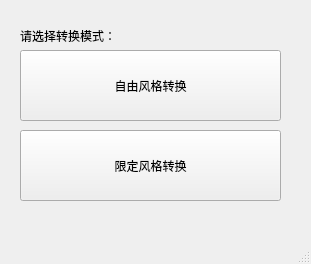
<?xml version="1.0" encoding="UTF-8"?>
<ui version="4.0">
 <class>MainWindow</class>
 <widget class="QMainWindow" name="MainWindow">
  <property name="geometry">
   <rect>
    <x>0</x>
    <y>0</y>
    <width>311</width>
    <height>264</height>
   </rect>
  </property>
  <property name="windowTitle">
   <string>语音风格转换器</string>
  </property>
  <widget class="QWidget" name="centralwidget">
   <widget class="QPushButton" name="fTransBtn">
    <property name="geometry">
     <rect>
      <x>20</x>
      <y>50</y>
      <width>261</width>
      <height>71</height>
     </rect>
    </property>
    <property name="text">
     <string>自由风格转换</string>
    </property>
   </widget>
   <widget class="QPushButton" name="rTransBtn">
    <property name="geometry">
     <rect>
      <x>20</x>
      <y>130</y>
      <width>261</width>
      <height>71</height>
     </rect>
    </property>
    <property name="text">
     <string>限定风格转换</string>
    </property>
   </widget>
   <widget class="QLabel" name="label">
    <property name="geometry">
     <rect>
      <x>20</x>
      <y>20</y>
      <width>121</width>
      <height>31</height>
     </rect>
    </property>
    <property name="text">
     <string>请选择转换模式：</string>
    </property>
   </widget>
  </widget>
  <widget class="QMenuBar" name="menubar">
   <property name="geometry">
    <rect>
     <x>0</x>
     <y>0</y>
     <width>311</width>
     <height>26</height>
    </rect>
   </property>
  </widget>
  <widget class="QStatusBar" name="statusbar"/>
 </widget>
 <resources/>
 <connections/>
</ui>
